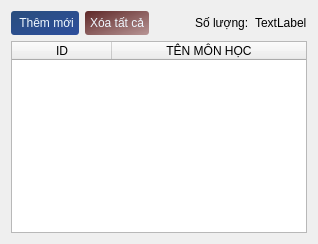
            <widget class="QWidget" name="mon_hoc_page">
             <layout class="QVBoxLayout" name="verticalLayout_3">
              <item>
               <widget class="QWidget" name="widget" native="true">
                <layout class="QHBoxLayout" name="horizontalLayout_6">
                 <property name="leftMargin">
                  <number>0</number>
                 </property>
                 <property name="topMargin">
                  <number>0</number>
                 </property>
                 <property name="rightMargin">
                  <number>0</number>
                 </property>
                 <property name="bottomMargin">
                  <number>0</number>
                 </property>
                 <item>
                  <widget class="QPushButton" name="add_monhoc_button">
                   <property name="styleSheet">
                    <string notr="true">QPushButton {
	border-radius: 3px;
	padding: 5px;
    background-color: qlineargradient(spread:pad, x1:0, y1:0, x2:1, y2:1, stop:0.00473934 rgba(14, 56, 110, 224), stop:1 rgba(18, 56, 145, 224));
    color: rgb(240, 248, 255);
}

QPushButton:hover{
    background-color: qlineargradient(spread:pad, x1:0, y1:0, x2:1, y2:1, stop:0.00473934 rgba(21, 83, 162, 224), stop:1 rgba(46, 86, 179, 224));
}</string>
                   </property>
                   <property name="text">
                    <string> Thêm mới</string>
                   </property>
                   <property name="icon">
                    <iconset resource="assets.qrc">
                     <normaloff>:/assets/images/plus-100.png</normaloff>:/assets/images/plus-100.png</iconset>
                   </property>
                   <property name="iconSize">
                    <size>
                     <width>16</width>
                     <height>16</height>
                    </size>
                   </property>
                  </widget>
                 </item>
                 <item>
                  <widget class="QPushButton" name="delete_all_monhoc">
                   <property name="styleSheet">
                    <string notr="true">QPushButton{
	border-radius: 3px;
	padding: 5px;
color: rgb(240,248,255);
background-color: qlineargradient(spread:pad, x1:0, y1:0, x2:1, y2:1, stop:0 rgba(65, 0, 0, 213), stop:1 rgba(93, 0, 0, 96));
}

QPushButton:hover {
background-color:	qlineargradient(spread:pad, x1:0, y1:0, x2:1, y2:1, stop:0 rgba(95, 0, 0, 218), stop:1 rgba(93, 0, 0, 136));
}</string>
                   </property>
                   <property name="text">
                    <string>Xóa tất cả</string>
                   </property>
                   <property name="icon">
                    <iconset resource="assets.qrc">
                     <normaloff>:/assets/images/delete-128.png</normaloff>:/assets/images/delete-128.png</iconset>
                   </property>
                  </widget>
                 </item>
                 <item>
                  <spacer name="horizontalSpacer_2">
                   <property name="orientation">
                    <enum>Qt::Orientation::Horizontal</enum>
                   </property>
                   <property name="sizeHint" stdset="0">
                    <size>
                     <width>40</width>
                     <height>20</height>
                    </size>
                   </property>
                  </spacer>
                 </item>
                 <item>
                  <widget class="QLabel" name="label">
                   <property name="text">
                    <string>Số lượng:</string>
                   </property>
                  </widget>
                 </item>
                 <item>
                  <widget class="QLabel" name="monhoc_size">
                   <property name="text">
                    <string>TextLabel</string>
                   </property>
                  </widget>
                 </item>
                </layout>
               </widget>
              </item>
              <item>
               <widget class="QTableWidget" name="mon_hoc_table">
                <property name="contextMenuPolicy">
                 <enum>Qt::ContextMenuPolicy::CustomContextMenu</enum>
                </property>
                <property name="editTriggers">
                 <set>QAbstractItemView::EditTrigger::NoEditTriggers</set>
                </property>
                <property name="selectionBehavior">
                 <enum>QAbstractItemView::SelectionBehavior::SelectRows</enum>
                </property>
                <property name="sortingEnabled">
                 <bool>false</bool>
                </property>
                <attribute name="horizontalHeaderStretchLastSection">
                 <bool>true</bool>
                </attribute>
                <attribute name="verticalHeaderVisible">
                 <bool>false</bool>
                </attribute>
                <column>
                 <property name="text">
                  <string>ID</string>
                 </property>
                </column>
                <column>
                 <property name="text">
                  <string>TÊN MÔN HỌC</string>
                 </property>
                </column>
               </widget>
              </item>
             </layout>
            </widget>
